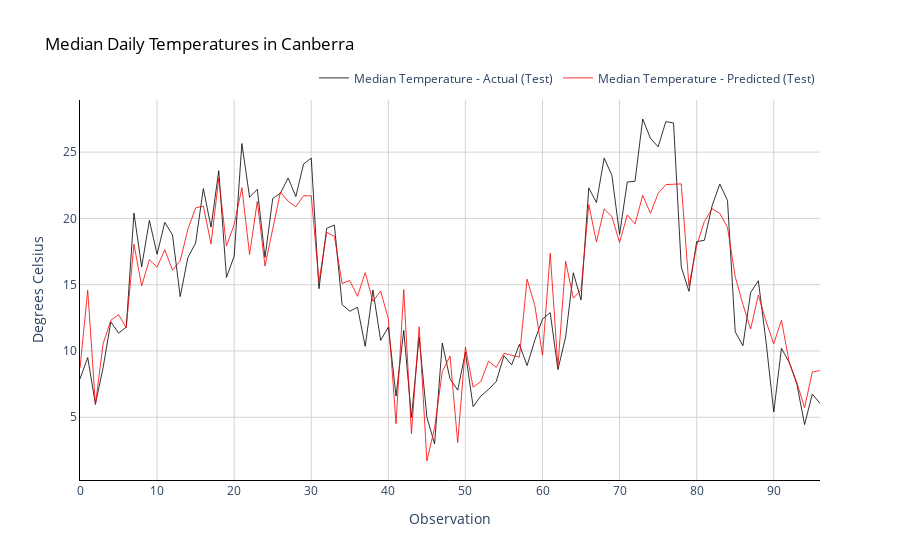

Notebook source saved alongside this figure:
### Markdown cell above
# Predictions on medtemp test data -for time step = 7(prediction for every 8th day, using sequence of before 7 days)

### Code cell
fig = go.Figure()
fig.add_trace(go.Scatter(x=np.array(range(0,len(y_test))),
                         y=scaler.inverse_transform(y_test).flatten(),
                         mode='lines',
                         name='Median Temperature - Actual (Test)',
                         opacity=0.8,
                         line=dict(color='black', width=1)
                        ))
fig.add_trace(go.Scatter(x=np.array(range(0,len(pred_test))),
                         y=scaler.inverse_transform(pred_test).flatten(),
                         mode='lines',
                         name='Median Temperature - Predicted (Test)',
                         opacity=0.8,
                         line=dict(color='red', width=1)
                        ))

# Change chart background color
fig.update_layout(dict(plot_bgcolor = 'white'))

# Update axes lines
fig.update_xaxes(showgrid=True, gridwidth=1, gridcolor='lightgrey', 
                 zeroline=True, zerolinewidth=1, zerolinecolor='lightgrey', 
                 showline=True, linewidth=1, linecolor='black',
                 title='Observation'
                )

fig.update_yaxes(showgrid=True, gridwidth=1, gridcolor='lightgrey', 
                 zeroline=True, zerolinewidth=1, zerolinecolor='lightgrey', 
                 showline=True, linewidth=1, linecolor='black',
                 title='Degrees Celsius'
                )

# Set figure title
fig.update_layout(title=dict(text="Median Daily Temperatures in Canberra", 
                             font=dict(color='black')),
                  legend=dict(orientation="h", yanchor="bottom", y=1.02, xanchor="right", x=1)
                 )

fig.show()

### Figure 1 — Plotly figure (JSON) as saved in the notebook; plotly's stock layout.template omitted (floating-point values rounded to 4 significant figures)
{"data": [{"line": {"color": "black", "width": 1}, "mode": "lines", "name": "Median Temperature - Actual (Test)", "opacity": 0.8, "type": "scatter", "x": [0, 1, 2, 3, 4, 5, 6, 7, 8, 9, 10, 11, 12, 13, 14, 15, 16, 17, 18, 19, 20, 21, 22, 23, 24, 25, 26, 27, 28, 29, 30, 31, 32, 33, 34, 35, 36, 37, 38, 39, 40, 41, 42, 43, 44, 45, 46, 47, 48, 49, 50, 51, 52, 53, 54, 55, 56, 57, 58, 59, 60, 61, 62, 63, 64, 65, 66, 67, 68, 69, 70, 71, 72, 73, 74, 75, 76, 77, 78, 79, 80, 81, 82, 83, 84, 85, 86, 87, 88, 89, 90, 91, 92, 93, 94, 95, 96], "y": [7.9, 9.5, 6, 8.75, 12.2, 11.35, 11.8, 20.4, 16.35, 19.85, 17.3, 19.7, 18.75, 14.1, 17.05, 18.15, 22.25, 19.35, 23.6, 15.55, 17.15, 25.65, 21.6, 22.2, 17.05, 21.5, 21.9, 23.05, 21.65, 24.1, 24.55, 14.7, 19.25, 19.5, 13.5, 13, 13.3, 10.35, 14.6, 10.8, 11.8, 6.6, 11.55, 5, 11.05, 5, 3, 10.6, 7.9, 7.05, 9.9, 5.8, 6.6, 7.1, 7.7, 9.65, 8.95, 10.5, 8.9, 10.8, 12.4, 12.9, 8.6, 11.05, 15.9, 13.85, 22.3, 21.2, 24.55, 23.25, 18.8, 22.75, 22.8, 27.5, 26.05, 25.4, 27.3, 27.2, 16.35, 14.5, 18.25, 18.35, 20.95, 22.6, 21.35, 11.45, 10.4, 14.4, 15.3, 10.7, 5.4, 10.2, 9.15, 7.5, 4.45, 6.75, 6.05]}, {"line": {"color": "red", "width": 1}, "mode": "lines", "name": "Median Temperature - Predicted (Test)", "opacity": 0.8, "type": "scatter", "x": [0, 1, 2, 3, 4, 5, 6, 7, 8, 9, 10, 11, 12, 13, 14, 15, 16, 17, 18, 19, 20, 21, 22, 23, 24, 25, 26, 27, 28, 29, 30, 31, 32, 33, 34, 35, 36, 37, 38, 39, 40, 41, 42, 43, 44, 45, 46, 47, 48, 49, 50, 51, 52, 53, 54, 55, 56, 57, 58, 59, 60, 61, 62, 63, 64, 65, 66, 67, 68, 69, 70, 71, 72, 73, 74, 75, 76, 77, 78, 79, 80, 81, 82, 83, 84, 85, 86, 87, 88, 89, 90, 91, 92, 93, 94, 95, 96], "y": [8.709, 14.59, 5.943, 10.55, 12.32, 12.75, 11.76, 18.05, 14.91, 16.88, 16.33, 17.64, 16.1, 16.8, 19.19, 20.79, 20.93, 18.08, 23.03, 17.92, 19.52, 22.32, 17.28, 21.29, 16.41, 19.32, 21.98, 21.3, 20.88, 21.71, 21.71, 15.22, 18.96, 18.65, 15.1, 15.31, 14.12, 15.92, 13.75, 14.52, 12.44, 4.515, 14.63, 3.77, 11.83, 1.702, 4.187, 8.447, 9.617, 3.09, 10.3, 7.267, 7.692, 9.224, 8.765, 9.828, 9.687, 9.533, 15.42, 13.44, 9.685, 17.38, 8.829, 16.76, 13.98, 14.61, 21.05, 18.23, 20.72, 20.14, 18.18, 20.26, 19.58, 21.75, 20.39, 21.88, 22.55, 22.58, 22.61, 14.92, 17.95, 19.78, 20.73, 20.38, 19.31, 15.6, 13.51, 11.66, 14.22, 12.23, 10.54, 12.32, 9.169, 7.616, 5.726, 8.416, 8.523]}], "layout": {"legend": {"orientation": "h", "x": 1, "xanchor": "right", "y": 1.02, "yanchor": "bottom"}, "plot_bgcolor": "white", "title": {"font": {"color": "black"}, "text": "Median Daily Temperatures in Canberra"}, "xaxis": {"gridcolor": "lightgrey", "gridwidth": 1, "linecolor": "black", "linewidth": 1, "showgrid": true, "showline": true, "title": {"text": "Observation"}, "zeroline": true, "zerolinecolor": "lightgrey", "zerolinewidth": 1}, "yaxis": {"gridcolor": "lightgrey", "gridwidth": 1, "linecolor": "black", "linewidth": 1, "showgrid": true, "showline": true, "title": {"text": "Degrees Celsius"}, "zeroline": true, "zerolinecolor": "lightgrey", "zerolinewidth": 1}}}
